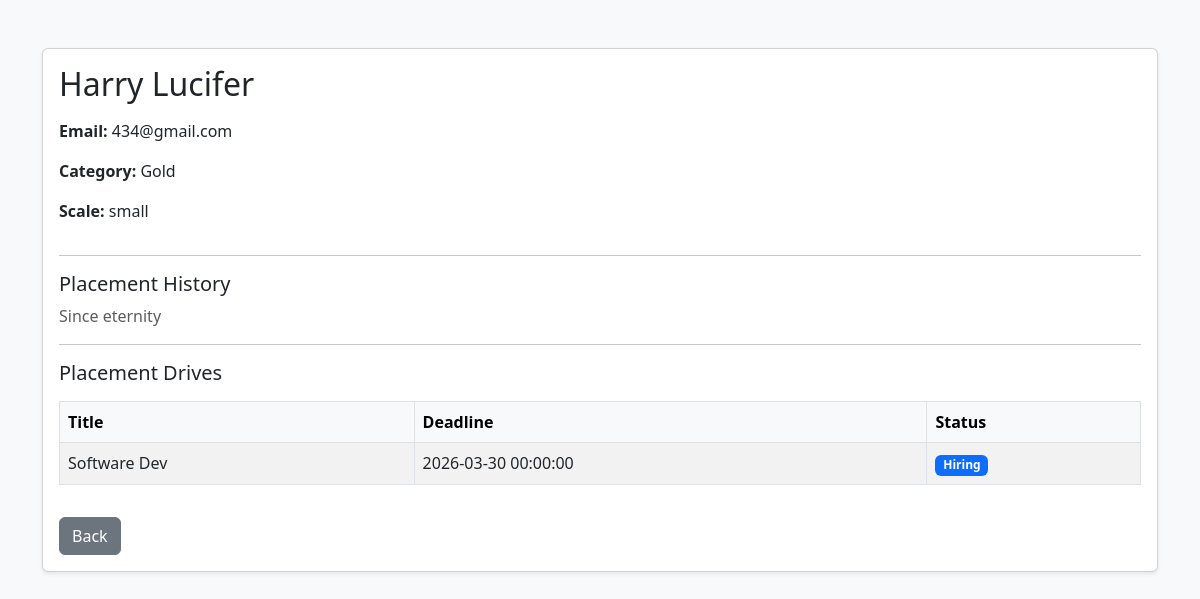
Screenshot of /manager/company/1 (signed in) with the database file from the repository.
### application/models.py (models this page shows)
class Company(db.Model, UserMixin):
    id = db.Column(db.Integer, primary_key=True)
    username = db.Column(db.String(100), unique=True, nullable=False)
    email = db.Column(db.String(120), unique=True, nullable=False)
    name = db.Column(db.String(100), unique=True, nullable=False)
    password = db.Column(db.String(128), nullable=False)
    category = db.Column(db.String(50), nullable=False) # Gold, Silver, etc.
    scale = db.Column(db.String(50), nullable=False)    # MNC, Startup, etc.
    description = db.Column(db.Text, nullable=True)
    placementHistory = db.Column(db.Text, nullable=True)
    address = db.Column(db.String(100), nullable=True)
    locations = db.Column(db.String(200), nullable=True)
    website = db.Column(db.String(100), nullable=True)
    contactName = db.Column(db.String(100), nullable=True)
    contactEmail = db.Column(db.String(120), nullable=True)
    status = db.Column(db.String(50), nullable=False, default="Pending")
    isBlacklisted = db.Column(db.Boolean, nullable=False, default=False)
    drives = db.relationship('Drive', backref='company', lazy=True)

class Drive(db.Model):
    id = db.Column(db.Integer, primary_key=True)
    companyId = db.Column(db.Integer, db.ForeignKey('company.id'), nullable=False)
    title = db.Column(db.String(100), nullable=False)
    description = db.Column(db.Text, nullable=True)
    eligibilityCriteria = db.Column(db.Text, nullable=True)
    salary = db.Column(db.String(50), nullable=True)
    skillsRequired = db.Column(db.String(200), nullable=True)
    experienceRequired = db.Column(db.String(50), nullable=True)
    applicationDeadline = db.Column(db.DateTime, nullable=False)
    vacancy = db.Column(db.Integer, nullable=False)
    location = db.Column(db.String(100), nullable=True)
    hiringStatus = db.Column(db.String(50), nullable=False, default="Hiring")
    adminStatus = db.Column(db.String(50), nullable=False, default="Pending")
    applications = db.relationship('Application', backref='drive', lazy=True)
    interviewrounds = db.Column(db.Integer, nullable=False, default=2)

### application/controllers.py (the view)
@app.route("/manager/company/<int:id>")
@login_required
def company_details(id):
    if current_user.type != "manager":
        flash("Access denied", "danger")
        return redirect("/login")
    company = Company.query.get_or_404(id)
    drives = Drive.query.filter_by(companyId=id).all()
    return render_template(
        "companydetails.html",
        company=company,
        drives=drives
    )

### app.py (called while the page is built)
def create_app():
    app = Flask(__name__)
    app.config['SECRET_KEY'] = "afgjke12359754iloyuremane45j"
    app.config['SQLALCHEMY_DATABASE_URI'] = 'sqlite:///placement_portal.sqlite3'
    app.config['SQLALCHEMY_TRACK_MODIFICATIONS'] = False
    app.debug = True
    db.init_app(app)
    login_manager.init_app(app)
    login_manager.login_view = "login"
    @login_manager.user_loader
    def load_user(user_id):
        if not user_id:
            return None
        try:
            uid = int(user_id)
        except Exception:
            return None
        user = User.query.get(uid)
        if user:
            return user
        return Company.query.get(uid)
    return app

### templates/companydetails.html (shortened to what this page needs)
<!DOCTYPE html>
<html>
<head>
<link href="https://cdn.jsdelivr.net/npm/bootstrap@5.3.0/dist/css/bootstrap.min.css" rel="stylesheet">
</head>
<body class="bg-light">
<div class="container mt-5">
<div class="card shadow-sm">
<div class="card-body">
<h2 class="mb-3">{{ company.name }}</h2>
<div class="row">
<div class="col-md-6">
<p><strong>Email:</strong> {{ company.email }}</p>
<p><strong>Category:</strong> {{ company.category }}</p>
<p><strong>Scale:</strong> {{ company.scale }}</p>
</div>
</div>
<hr>
<h5 class="mt-3">Placement History</h5>
<p class="text-muted">
{{ company.placementHistory if company.placementHistory else "No placement history available." }}
</p>
<hr>
<h5 class="mt-3">Placement Drives</h5>
<table class="table table-bordered table-striped mt-3">
<thead class="table-light">
<tr>
<th>Title</th>
<th>Deadline</th>
<th>Status</th>
</tr>
</thead>
<tbody>
{% for drive in drives %}
<tr>
<td>{{ drive.title }}</td>
<td>{{ drive.applicationDeadline }}</td>
<td>
<span class="badge bg-primary">
{{ drive.hiringStatus }}
</span>
</td>
</tr>
{% else %}
<tr>
<td colspan="3" class="text-center text-muted">
No drives available
</td>
</tr>
{% endfor %}
</tbody>
</table>
<a href="/manager/companies" class="btn btn-secondary mt-3">
Back
</a>
</div>
</div>
</div>
</body>
</html>

### rows the page displays
Company: name "Harry Lucifer", email "434@gmail.com", category "Gold", scale "small", placementHistory "Since eternity"
Drive: title "Software Dev", applicationDeadline "2026-03-30 00:00:00", hiringStatus "Hiring"
